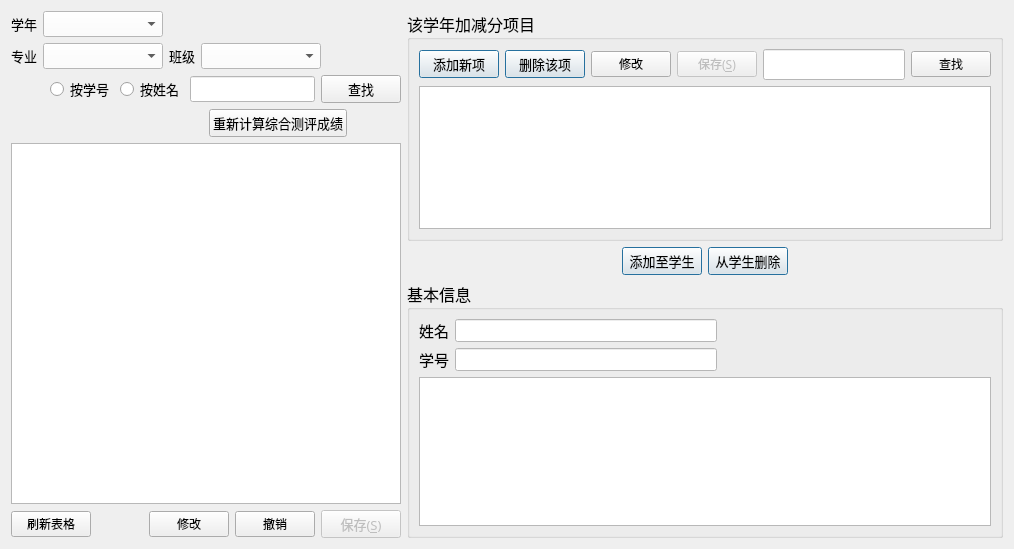
<?xml version="1.0" encoding="UTF-8"?>
<ui version="4.0">
 <class>type_integrate_score</class>
 <widget class="QWidget" name="type_integrate_score">
  <property name="geometry">
   <rect>
    <x>0</x>
    <y>0</y>
    <width>1014</width>
    <height>549</height>
   </rect>
  </property>
  <property name="windowTitle">
   <string>Form</string>
  </property>
  <layout class="QGridLayout" name="gridLayout_3">
   <item row="0" column="0" rowspan="3">
    <layout class="QVBoxLayout" name="verticalLayout">
     <item>
      <layout class="QHBoxLayout" name="horizontalLayout">
       <item>
        <widget class="QLabel" name="label_9">
         <property name="font">
          <font>
           <family>微软雅黑</family>
           <pointsize>10</pointsize>
          </font>
         </property>
         <property name="text">
          <string>学年</string>
         </property>
        </widget>
       </item>
       <item>
        <widget class="QComboBox" name="semesteryearcombobox">
         <property name="minimumSize">
          <size>
           <width>120</width>
           <height>0</height>
          </size>
         </property>
         <property name="font">
          <font>
           <family>微软雅黑</family>
           <pointsize>10</pointsize>
          </font>
         </property>
         <property name="styleSheet">
          <string notr="true">background-color: rgb(255, 255, 255);</string>
         </property>
        </widget>
       </item>
       <item>
        <spacer name="horizontalSpacer_3">
         <property name="font">
          <font>
           <family>微软雅黑</family>
           <pointsize>10</pointsize>
          </font>
         </property>
         <property name="orientation">
          <enum>Qt::Horizontal</enum>
         </property>
         <property name="sizeHint" stdset="0">
          <size>
           <width>40</width>
           <height>20</height>
          </size>
         </property>
        </spacer>
       </item>
      </layout>
     </item>
     <item>
      <layout class="QHBoxLayout" name="horizontalLayout_3">
       <item>
        <widget class="QLabel" name="majorcombobox_4">
         <property name="font">
          <font>
           <family>微软雅黑</family>
           <pointsize>10</pointsize>
          </font>
         </property>
         <property name="text">
          <string>专业</string>
         </property>
         <property name="alignment">
          <set>Qt::AlignCenter</set>
         </property>
        </widget>
       </item>
       <item>
        <widget class="QComboBox" name="majorcombobox">
         <property name="minimumSize">
          <size>
           <width>120</width>
           <height>0</height>
          </size>
         </property>
         <property name="font">
          <font>
           <family>微软雅黑</family>
           <pointsize>10</pointsize>
          </font>
         </property>
         <property name="styleSheet">
          <string notr="true">background-color: rgb(255, 255, 255);</string>
         </property>
        </widget>
       </item>
       <item>
        <widget class="QLabel" name="selectclass_2">
         <property name="font">
          <font>
           <family>微软雅黑</family>
           <pointsize>10</pointsize>
          </font>
         </property>
         <property name="text">
          <string>班级</string>
         </property>
         <property name="alignment">
          <set>Qt::AlignCenter</set>
         </property>
        </widget>
       </item>
       <item>
        <widget class="QComboBox" name="classcombobox">
         <property name="minimumSize">
          <size>
           <width>120</width>
           <height>0</height>
          </size>
         </property>
         <property name="font">
          <font>
           <family>微软雅黑</family>
           <pointsize>10</pointsize>
          </font>
         </property>
         <property name="styleSheet">
          <string notr="true">background-color: rgb(255, 255, 255);</string>
         </property>
        </widget>
       </item>
       <item>
        <spacer name="horizontalSpacer_4">
         <property name="font">
          <font>
           <family>微软雅黑</family>
           <pointsize>10</pointsize>
          </font>
         </property>
         <property name="orientation">
          <enum>Qt::Horizontal</enum>
         </property>
         <property name="sizeHint" stdset="0">
          <size>
           <width>40</width>
           <height>20</height>
          </size>
         </property>
        </spacer>
       </item>
      </layout>
     </item>
     <item>
      <layout class="QHBoxLayout" name="horizontalLayout_2">
       <item>
        <spacer name="horizontalSpacer_8">
         <property name="font">
          <font>
           <family>微软雅黑</family>
           <pointsize>10</pointsize>
          </font>
         </property>
         <property name="orientation">
          <enum>Qt::Horizontal</enum>
         </property>
         <property name="sizeHint" stdset="0">
          <size>
           <width>40</width>
           <height>20</height>
          </size>
         </property>
        </spacer>
       </item>
       <item>
        <widget class="QRadioButton" name="radioButton">
         <property name="font">
          <font>
           <family>微软雅黑</family>
           <pointsize>10</pointsize>
          </font>
         </property>
         <property name="text">
          <string>按学号</string>
         </property>
        </widget>
       </item>
       <item>
        <widget class="QRadioButton" name="radioButton_2">
         <property name="font">
          <font>
           <family>微软雅黑</family>
           <pointsize>10</pointsize>
          </font>
         </property>
         <property name="text">
          <string>按姓名</string>
         </property>
        </widget>
       </item>
       <item>
        <widget class="QLineEdit" name="lineEdit">
         <property name="font">
          <font>
           <family>微软雅黑</family>
           <pointsize>10</pointsize>
          </font>
         </property>
         <property name="styleSheet">
          <string notr="true">background-color: rgb(255, 255, 255);</string>
         </property>
        </widget>
       </item>
       <item>
        <widget class="QPushButton" name="pushButton_6">
         <property name="font">
          <font>
           <family>微软雅黑</family>
           <pointsize>10</pointsize>
          </font>
         </property>
         <property name="text">
          <string>查找</string>
         </property>
         <property name="icon">
          <iconset resource="icons.qrc">
           <normaloff>:/image/search (2).png</normaloff>:/image/search (2).png</iconset>
         </property>
        </widget>
       </item>
      </layout>
     </item>
     <item>
      <layout class="QGridLayout" name="gridLayout">
       <item row="0" column="0">
        <spacer name="horizontalSpacer_9">
         <property name="orientation">
          <enum>Qt::Horizontal</enum>
         </property>
         <property name="sizeHint" stdset="0">
          <size>
           <width>198</width>
           <height>20</height>
          </size>
         </property>
        </spacer>
       </item>
       <item row="0" column="1">
        <widget class="QPushButton" name="pushButton">
         <property name="maximumSize">
          <size>
           <width>170</width>
           <height>16777215</height>
          </size>
         </property>
         <property name="font">
          <font>
           <family>微软雅黑</family>
           <pointsize>10</pointsize>
          </font>
         </property>
         <property name="text">
          <string>重新计算综合测评成绩</string>
         </property>
         <property name="icon">
          <iconset resource="icons.qrc">
           <normaloff>:/image/pencil.png</normaloff>:/image/pencil.png</iconset>
         </property>
        </widget>
       </item>
       <item row="0" column="2">
        <spacer name="horizontalSpacer_10">
         <property name="orientation">
          <enum>Qt::Horizontal</enum>
         </property>
         <property name="sizeHint" stdset="0">
          <size>
           <width>40</width>
           <height>20</height>
          </size>
         </property>
        </spacer>
       </item>
      </layout>
     </item>
     <item>
      <widget class="QTableWidget" name="integrate_score_widget"/>
     </item>
     <item>
      <layout class="QHBoxLayout" name="horizontalLayout_4">
       <item>
        <widget class="QPushButton" name="pushButton_2">
         <property name="font">
          <font>
           <family>微软雅黑</family>
          </font>
         </property>
         <property name="locale">
          <locale language="Chinese" country="HongKong"/>
         </property>
         <property name="text">
          <string>刷新表格</string>
         </property>
         <property name="icon">
          <iconset resource="icons.qrc">
           <normaloff>:/image/refresh (2).png</normaloff>:/image/refresh (2).png</iconset>
         </property>
        </widget>
       </item>
       <item>
        <spacer name="horizontalSpacer">
         <property name="orientation">
          <enum>Qt::Horizontal</enum>
         </property>
         <property name="sizeHint" stdset="0">
          <size>
           <width>40</width>
           <height>20</height>
          </size>
         </property>
        </spacer>
       </item>
       <item>
        <widget class="QPushButton" name="modifyButton">
         <property name="font">
          <font>
           <family>微软雅黑</family>
          </font>
         </property>
         <property name="text">
          <string>修改</string>
         </property>
         <property name="icon">
          <iconset resource="icons.qrc">
           <normaloff>:/image/modify.png</normaloff>:/image/modify.png</iconset>
         </property>
        </widget>
       </item>
       <item>
        <widget class="QPushButton" name="pushButton_4">
         <property name="font">
          <font>
           <family>微软雅黑</family>
          </font>
         </property>
         <property name="text">
          <string>撤销</string>
         </property>
         <property name="icon">
          <iconset resource="icons.qrc">
           <normaloff>:/image/refresh.png</normaloff>:/image/refresh.png</iconset>
         </property>
        </widget>
       </item>
       <item>
        <widget class="QPushButton" name="saveButton">
         <property name="enabled">
          <bool>false</bool>
         </property>
         <property name="font">
          <font>
           <family>微软雅黑</family>
           <pointsize>10</pointsize>
          </font>
         </property>
         <property name="text">
          <string>保存(&amp;S)</string>
         </property>
         <property name="icon">
          <iconset resource="icons.qrc">
           <normaloff>:/image/tick.png</normaloff>:/image/tick.png</iconset>
         </property>
         <property name="default">
          <bool>true</bool>
         </property>
        </widget>
       </item>
      </layout>
     </item>
    </layout>
   </item>
   <item row="0" column="1">
    <widget class="QGroupBox" name="groupBox">
     <property name="font">
      <font>
       <family>华文楷体</family>
       <pointsize>12</pointsize>
      </font>
     </property>
     <property name="title">
      <string>该学年加减分项目</string>
     </property>
     <layout class="QVBoxLayout" name="verticalLayout_2">
      <item>
       <layout class="QHBoxLayout" name="horizontalLayout_6">
        <item>
         <widget class="QPushButton" name="newAddButton">
          <property name="font">
           <font>
            <family>微软雅黑</family>
            <pointsize>10</pointsize>
           </font>
          </property>
          <property name="cursor">
           <cursorShape>PointingHandCursor</cursorShape>
          </property>
          <property name="text">
           <string>添加新项</string>
          </property>
          <property name="icon">
           <iconset resource="icons.qrc">
            <normaloff>:/image/add.png</normaloff>:/image/add.png</iconset>
          </property>
          <property name="default">
           <bool>true</bool>
          </property>
         </widget>
        </item>
        <item>
         <widget class="QPushButton" name="deleteAddButton">
          <property name="font">
           <font>
            <family>微软雅黑</family>
            <pointsize>10</pointsize>
           </font>
          </property>
          <property name="cursor">
           <cursorShape>PointingHandCursor</cursorShape>
          </property>
          <property name="text">
           <string>删除该项</string>
          </property>
          <property name="icon">
           <iconset resource="icons.qrc">
            <normaloff>:/image/minus (2).png</normaloff>:/image/minus (2).png</iconset>
          </property>
          <property name="default">
           <bool>true</bool>
          </property>
         </widget>
        </item>
        <item>
         <widget class="QPushButton" name="modifyAddButton">
          <property name="font">
           <font>
            <family>微软雅黑</family>
            <pointsize>9</pointsize>
           </font>
          </property>
          <property name="cursor">
           <cursorShape>PointingHandCursor</cursorShape>
          </property>
          <property name="text">
           <string>修改</string>
          </property>
          <property name="icon">
           <iconset resource="icons.qrc">
            <normaloff>:/image/modify.png</normaloff>:/image/modify.png</iconset>
          </property>
         </widget>
        </item>
        <item>
         <widget class="QPushButton" name="saveAddButton">
          <property name="enabled">
           <bool>false</bool>
          </property>
          <property name="font">
           <font>
            <family>微软雅黑</family>
            <pointsize>9</pointsize>
           </font>
          </property>
          <property name="text">
           <string>保存(&amp;S)</string>
          </property>
          <property name="icon">
           <iconset resource="icons.qrc">
            <normaloff>:/image/tick.png</normaloff>:/image/tick.png</iconset>
          </property>
          <property name="default">
           <bool>true</bool>
          </property>
         </widget>
        </item>
        <item>
         <widget class="QLineEdit" name="lineEdit_2">
          <property name="styleSheet">
           <string notr="true">background-color: rgb(255, 255, 255);</string>
          </property>
         </widget>
        </item>
        <item>
         <widget class="QPushButton" name="pushButton_8">
          <property name="font">
           <font>
            <family>微软雅黑</family>
            <pointsize>9</pointsize>
           </font>
          </property>
          <property name="cursor">
           <cursorShape>PointingHandCursor</cursorShape>
          </property>
          <property name="text">
           <string>查找</string>
          </property>
          <property name="icon">
           <iconset resource="icons.qrc">
            <normaloff>:/image/search (2).png</normaloff>:/image/search (2).png</iconset>
          </property>
         </widget>
        </item>
       </layout>
      </item>
      <item>
       <widget class="QTableView" name="addMinusItemView">
        <property name="cursor" stdset="0">
         <cursorShape>UpArrowCursor</cursorShape>
        </property>
       </widget>
      </item>
     </layout>
    </widget>
   </item>
   <item row="1" column="1">
    <layout class="QHBoxLayout" name="horizontalLayout_7">
     <item>
      <spacer name="horizontalSpacer_2">
       <property name="orientation">
        <enum>Qt::Horizontal</enum>
       </property>
       <property name="sizeHint" stdset="0">
        <size>
         <width>40</width>
         <height>20</height>
        </size>
       </property>
      </spacer>
     </item>
     <item>
      <widget class="QPushButton" name="addStudentItemButton">
       <property name="font">
        <font>
         <family>微软雅黑</family>
         <pointsize>10</pointsize>
        </font>
       </property>
       <property name="cursor">
        <cursorShape>PointingHandCursor</cursorShape>
       </property>
       <property name="focusPolicy">
        <enum>Qt::StrongFocus</enum>
       </property>
       <property name="contextMenuPolicy">
        <enum>Qt::ActionsContextMenu</enum>
       </property>
       <property name="text">
        <string>添加至学生</string>
       </property>
       <property name="icon">
        <iconset resource="icons.qrc">
         <normaloff>:/image/down_alt.png</normaloff>:/image/down_alt.png</iconset>
       </property>
       <property name="default">
        <bool>true</bool>
       </property>
      </widget>
     </item>
     <item>
      <widget class="QPushButton" name="deleteStudentItemButton">
       <property name="font">
        <font>
         <family>微软雅黑</family>
         <pointsize>10</pointsize>
        </font>
       </property>
       <property name="cursor">
        <cursorShape>PointingHandCursor</cursorShape>
       </property>
       <property name="text">
        <string>从学生删除</string>
       </property>
       <property name="icon">
        <iconset resource="icons.qrc">
         <normaloff>:/image/up_alt.png</normaloff>:/image/up_alt.png</iconset>
       </property>
       <property name="default">
        <bool>true</bool>
       </property>
      </widget>
     </item>
     <item>
      <spacer name="horizontalSpacer_5">
       <property name="orientation">
        <enum>Qt::Horizontal</enum>
       </property>
       <property name="sizeHint" stdset="0">
        <size>
         <width>40</width>
         <height>20</height>
        </size>
       </property>
      </spacer>
     </item>
    </layout>
   </item>
   <item row="2" column="1">
    <widget class="QGroupBox" name="infoBox">
     <property name="font">
      <font>
       <family>华文楷体</family>
       <pointsize>12</pointsize>
      </font>
     </property>
     <property name="title">
      <string>基本信息</string>
     </property>
     <layout class="QGridLayout" name="gridLayout_2">
      <item row="0" column="0">
       <widget class="QLabel" name="name">
        <property name="font">
         <font>
          <family>微软雅黑</family>
          <pointsize>11</pointsize>
         </font>
        </property>
        <property name="text">
         <string>姓名</string>
        </property>
        <property name="alignment">
         <set>Qt::AlignCenter</set>
        </property>
       </widget>
      </item>
      <item row="0" column="1">
       <widget class="QLineEdit" name="stunameEdit">
        <property name="enabled">
         <bool>true</bool>
        </property>
        <property name="minimumSize">
         <size>
          <width>151</width>
          <height>21</height>
         </size>
        </property>
        <property name="font">
         <font>
          <family>微软雅黑</family>
          <pointsize>10</pointsize>
         </font>
        </property>
        <property name="focusPolicy">
         <enum>Qt::NoFocus</enum>
        </property>
        <property name="styleSheet">
         <string notr="true">background-color: rgb(255, 255, 255);</string>
        </property>
        <property name="readOnly">
         <bool>true</bool>
        </property>
       </widget>
      </item>
      <item row="1" column="0">
       <widget class="QLabel" name="stunum">
        <property name="font">
         <font>
          <family>微软雅黑</family>
          <pointsize>11</pointsize>
         </font>
        </property>
        <property name="text">
         <string>学号</string>
        </property>
        <property name="alignment">
         <set>Qt::AlignCenter</set>
        </property>
       </widget>
      </item>
      <item row="1" column="1">
       <widget class="QLineEdit" name="stunumEdit">
        <property name="minimumSize">
         <size>
          <width>151</width>
          <height>21</height>
         </size>
        </property>
        <property name="font">
         <font>
          <family>微软雅黑</family>
          <pointsize>10</pointsize>
         </font>
        </property>
        <property name="focusPolicy">
         <enum>Qt::NoFocus</enum>
        </property>
        <property name="styleSheet">
         <string notr="true">background-color: rgb(255, 255, 255);</string>
        </property>
        <property name="readOnly">
         <bool>true</bool>
        </property>
       </widget>
      </item>
      <item row="2" column="0" colspan="4">
       <widget class="QTableView" name="individual_additem_view">
        <property name="font">
         <font>
          <pointsize>10</pointsize>
         </font>
        </property>
       </widget>
      </item>
      <item row="0" column="2">
       <spacer name="horizontalSpacer_6">
        <property name="orientation">
         <enum>Qt::Horizontal</enum>
        </property>
        <property name="sizeHint" stdset="0">
         <size>
          <width>40</width>
          <height>20</height>
         </size>
        </property>
       </spacer>
      </item>
      <item row="1" column="2">
       <spacer name="horizontalSpacer_7">
        <property name="orientation">
         <enum>Qt::Horizontal</enum>
        </property>
        <property name="sizeHint" stdset="0">
         <size>
          <width>40</width>
          <height>20</height>
         </size>
        </property>
       </spacer>
      </item>
     </layout>
    </widget>
   </item>
  </layout>
 </widget>
 <resources>
  <include location="icons.qrc"/>
 </resources>
 <connections/>
</ui>
